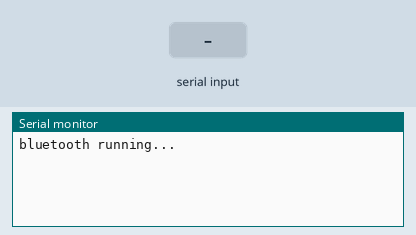
This sketch was run on a simulated Arduino Mega 2560, built with avr-gcc and run on an emulated ATmega2560. Parts: the last lines printed to the serial monitor. The inputs (shaded band) are chosen by the test bench.

Above: at 1.2 s.
1.3 s: "1" received over the second serial link
At 2.1 s:
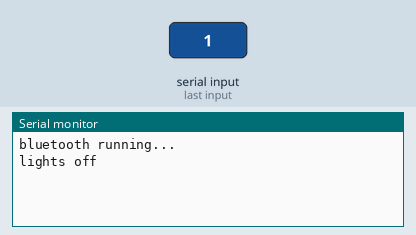
2.8 s: "0" received over the second serial link
At 3.3 s:
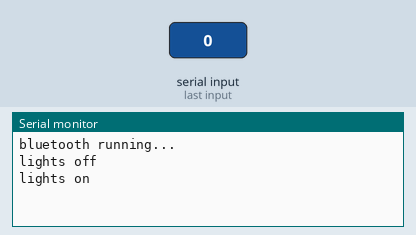
4.3 s: "2" received over the second serial link
At 5.6 s:
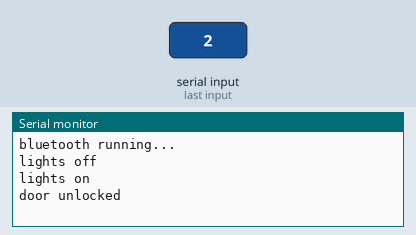

The sketch:

bluetooth.ino
```cpp
// VCC: 5 volt
// GND: ... GND
// RXD: TX1
// TXD: RX1

HardwareSerial &Bluetooth = Serial1;

enum Command {
  CMD_LIGHTS_ON    = '0',
  CMD_LIGHTS_OFF   = '1',
  CMD_UNLOCK_DOOR  = '2',
  CMD_LOCK_DOOR    = '3',
  CMD_OPEN_GARAGE  = '4',
  CMD_CLOSE_GARAGE = '5',
};


void setup() {
  Serial.begin(9600);
  Bluetooth.begin(9600);
  Serial.println("bluetooth running...");
}

void loop() {
  if (Bluetooth.available()) {
    const char byte = Bluetooth.read();
    switch (byte) {
      case CMD_LIGHTS_ON:
        Serial.println("lights on");
        break;
      case CMD_LIGHTS_OFF:
        Serial.println("lights off");
        break;
      case CMD_UNLOCK_DOOR:
        Serial.println("door unlocked");
        break;
      case CMD_LOCK_DOOR:
        Serial.println("door locked");
        break;
      case CMD_OPEN_GARAGE:
        Serial.println("garage opened");
        break;
      case CMD_CLOSE_GARAGE:
        Serial.println("garage closed");
        break;
      default:
        Serial.print("Unknown command '");
        Serial.print(byte);
        Serial.println("'");
    }
  }
}
```

Measured:
- after the input at 1.3 s, the serial monitor: prints a new line at once (image 1)
- after the input at 2.8 s, the serial monitor: prints a new line at once (image 2)
- after the input at 4.3 s, the serial monitor: prints a new line at once (image 3)
